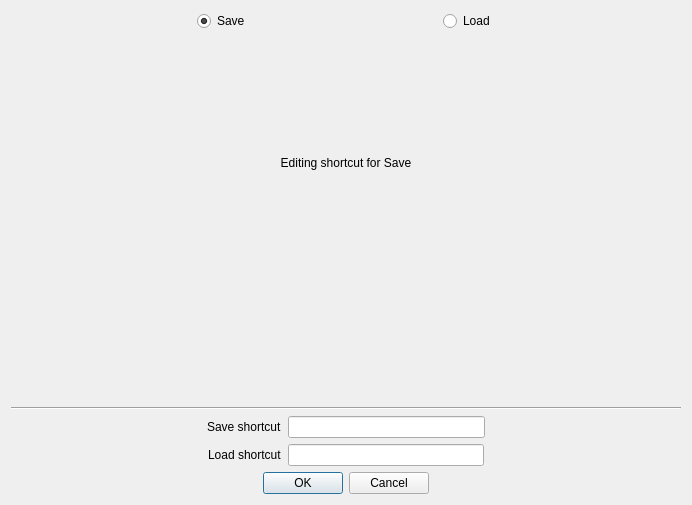
<?xml version="1.0" encoding="UTF-8"?>
<ui version="4.0">
 <class>ShortcutEditDialog</class>
 <widget class="QDialog" name="ShortcutEditDialog">
  <property name="geometry">
   <rect>
    <x>0</x>
    <y>0</y>
    <width>692</width>
    <height>505</height>
   </rect>
  </property>
  <property name="windowTitle">
   <string>Edit shortcut dialog</string>
  </property>
  <property name="locale">
   <locale language="English" country="UnitedStates"/>
  </property>
  <layout class="QVBoxLayout" name="verticalLayout">
   <item>
    <layout class="QHBoxLayout" name="horizontalLayout">
     <item>
      <spacer name="horizontalSpacer_9">
       <property name="orientation">
        <enum>Qt::Horizontal</enum>
       </property>
       <property name="sizeHint" stdset="0">
        <size>
         <width>40</width>
         <height>20</height>
        </size>
       </property>
      </spacer>
     </item>
     <item>
      <widget class="QRadioButton" name="saveRadioButton">
       <property name="text">
        <string>Save</string>
       </property>
       <property name="checked">
        <bool>true</bool>
       </property>
       <attribute name="buttonGroup">
        <string notr="true">chooseButtonGroup</string>
       </attribute>
      </widget>
     </item>
     <item>
      <spacer name="horizontalSpacer_11">
       <property name="orientation">
        <enum>Qt::Horizontal</enum>
       </property>
       <property name="sizeHint" stdset="0">
        <size>
         <width>40</width>
         <height>20</height>
        </size>
       </property>
      </spacer>
     </item>
     <item>
      <widget class="QRadioButton" name="loadRadioButton">
       <property name="text">
        <string>Load</string>
       </property>
       <attribute name="buttonGroup">
        <string notr="true">chooseButtonGroup</string>
       </attribute>
      </widget>
     </item>
     <item>
      <spacer name="horizontalSpacer_10">
       <property name="orientation">
        <enum>Qt::Horizontal</enum>
       </property>
       <property name="sizeHint" stdset="0">
        <size>
         <width>40</width>
         <height>20</height>
        </size>
       </property>
      </spacer>
     </item>
    </layout>
   </item>
   <item>
    <spacer name="verticalSpacer_2">
     <property name="orientation">
      <enum>Qt::Vertical</enum>
     </property>
     <property name="sizeHint" stdset="0">
      <size>
       <width>20</width>
       <height>40</height>
      </size>
     </property>
    </spacer>
   </item>
   <item>
    <widget class="QLabel" name="whoEditLabel">
     <property name="text">
      <string>Editing shortcut for Save</string>
     </property>
     <property name="alignment">
      <set>Qt::AlignCenter</set>
     </property>
    </widget>
   </item>
   <item>
    <layout class="QGridLayout" name="gridLayout">
     <item row="2" column="11">
      <spacer name="horizontalSpacer">
       <property name="orientation">
        <enum>Qt::Horizontal</enum>
       </property>
       <property name="sizeHint" stdset="0">
        <size>
         <width>40</width>
         <height>20</height>
        </size>
       </property>
      </spacer>
     </item>
     <item row="2" column="5">
      <spacer name="horizontalSpacer_3">
       <property name="orientation">
        <enum>Qt::Horizontal</enum>
       </property>
       <property name="sizeHint" stdset="0">
        <size>
         <width>40</width>
         <height>20</height>
        </size>
       </property>
      </spacer>
     </item>
     <item row="2" column="2">
      <spacer name="horizontalSpacer_2">
       <property name="orientation">
        <enum>Qt::Horizontal</enum>
       </property>
       <property name="sizeHint" stdset="0">
        <size>
         <width>40</width>
         <height>20</height>
        </size>
       </property>
      </spacer>
     </item>
     <item row="0" column="10" colspan="4">
      <widget class="QPushButton" name="RPushButton">
       <property name="sizePolicy">
        <sizepolicy hsizetype="Minimum" vsizetype="Preferred">
         <horstretch>0</horstretch>
         <verstretch>0</verstretch>
        </sizepolicy>
       </property>
       <property name="text">
        <string/>
       </property>
       <property name="icon">
        <iconset>
         <normalon>:/sfcbuttonR.png</normalon>
        </iconset>
       </property>
       <property name="iconSize">
        <size>
         <width>100</width>
         <height>50</height>
        </size>
       </property>
       <property name="checkable">
        <bool>true</bool>
       </property>
       <property name="flat">
        <bool>true</bool>
       </property>
       <attribute name="buttonGroup">
        <string notr="true">controllerButtonGroup</string>
       </attribute>
      </widget>
     </item>
     <item row="1" column="1" colspan="3">
      <widget class="QPushButton" name="upPushButton">
       <property name="text">
        <string/>
       </property>
       <property name="icon">
        <iconset>
         <normalon>:/sfcbuttonup.png</normalon>
        </iconset>
       </property>
       <property name="iconSize">
        <size>
         <width>50</width>
         <height>50</height>
        </size>
       </property>
       <property name="checkable">
        <bool>true</bool>
       </property>
       <property name="flat">
        <bool>true</bool>
       </property>
       <attribute name="buttonGroup">
        <string notr="true">controllerButtonGroup</string>
       </attribute>
      </widget>
     </item>
     <item row="1" column="10" colspan="3">
      <widget class="QPushButton" name="XPushButton">
       <property name="sizePolicy">
        <sizepolicy hsizetype="Minimum" vsizetype="Preferred">
         <horstretch>0</horstretch>
         <verstretch>0</verstretch>
        </sizepolicy>
       </property>
       <property name="text">
        <string/>
       </property>
       <property name="icon">
        <iconset>
         <normalon>:/sfcbuttonX.png</normalon>
        </iconset>
       </property>
       <property name="iconSize">
        <size>
         <width>50</width>
         <height>50</height>
        </size>
       </property>
       <property name="checkable">
        <bool>true</bool>
       </property>
       <property name="flat">
        <bool>true</bool>
       </property>
       <attribute name="buttonGroup">
        <string notr="true">controllerButtonGroup</string>
       </attribute>
      </widget>
     </item>
     <item row="2" column="0" colspan="2">
      <widget class="QPushButton" name="leftPushButton">
       <property name="text">
        <string/>
       </property>
       <property name="icon">
        <iconset>
         <normalon>:/sfcbuttonleft.png</normalon>
        </iconset>
       </property>
       <property name="iconSize">
        <size>
         <width>50</width>
         <height>50</height>
        </size>
       </property>
       <property name="checkable">
        <bool>true</bool>
       </property>
       <property name="flat">
        <bool>true</bool>
       </property>
       <attribute name="buttonGroup">
        <string notr="true">controllerButtonGroup</string>
       </attribute>
      </widget>
     </item>
     <item row="2" column="3" colspan="2">
      <widget class="QPushButton" name="rightPushButton">
       <property name="text">
        <string/>
       </property>
       <property name="icon">
        <iconset>
         <normalon>:/sfcbuttonright.png</normalon>
        </iconset>
       </property>
       <property name="iconSize">
        <size>
         <width>50</width>
         <height>50</height>
        </size>
       </property>
       <property name="checkable">
        <bool>true</bool>
       </property>
       <property name="flat">
        <bool>true</bool>
       </property>
       <attribute name="buttonGroup">
        <string notr="true">controllerButtonGroup</string>
       </attribute>
      </widget>
     </item>
     <item row="2" column="6">
      <widget class="QPushButton" name="selectPushButton">
       <property name="text">
        <string/>
       </property>
       <property name="icon">
        <iconset>
         <normalon>:/sfcbuttonselect.png</normalon>
        </iconset>
       </property>
       <property name="iconSize">
        <size>
         <width>80</width>
         <height>80</height>
        </size>
       </property>
       <property name="checkable">
        <bool>true</bool>
       </property>
       <property name="flat">
        <bool>true</bool>
       </property>
       <attribute name="buttonGroup">
        <string notr="true">controllerButtonGroup</string>
       </attribute>
      </widget>
     </item>
     <item row="2" column="7">
      <widget class="QPushButton" name="startPushButton">
       <property name="text">
        <string/>
       </property>
       <property name="icon">
        <iconset>
         <normalon>:/sfcbuttonstart.png</normalon>
        </iconset>
       </property>
       <property name="iconSize">
        <size>
         <width>80</width>
         <height>80</height>
        </size>
       </property>
       <property name="checkable">
        <bool>true</bool>
       </property>
       <property name="flat">
        <bool>true</bool>
       </property>
       <attribute name="buttonGroup">
        <string notr="true">controllerButtonGroup</string>
       </attribute>
      </widget>
     </item>
     <item row="2" column="9" colspan="2">
      <widget class="QPushButton" name="YPushButton">
       <property name="sizePolicy">
        <sizepolicy hsizetype="Minimum" vsizetype="Preferred">
         <horstretch>0</horstretch>
         <verstretch>0</verstretch>
        </sizepolicy>
       </property>
       <property name="text">
        <string/>
       </property>
       <property name="icon">
        <iconset>
         <normalon>:/sfcbuttonY.png</normalon>
        </iconset>
       </property>
       <property name="iconSize">
        <size>
         <width>50</width>
         <height>50</height>
        </size>
       </property>
       <property name="checkable">
        <bool>true</bool>
       </property>
       <property name="flat">
        <bool>true</bool>
       </property>
       <attribute name="buttonGroup">
        <string notr="true">controllerButtonGroup</string>
       </attribute>
      </widget>
     </item>
     <item row="2" column="12" colspan="3">
      <widget class="QPushButton" name="APushButton">
       <property name="sizePolicy">
        <sizepolicy hsizetype="Minimum" vsizetype="Preferred">
         <horstretch>0</horstretch>
         <verstretch>0</verstretch>
        </sizepolicy>
       </property>
       <property name="text">
        <string/>
       </property>
       <property name="icon">
        <iconset>
         <normalon>:/sfcbuttonA.png</normalon>
        </iconset>
       </property>
       <property name="iconSize">
        <size>
         <width>50</width>
         <height>50</height>
        </size>
       </property>
       <property name="checkable">
        <bool>true</bool>
       </property>
       <property name="flat">
        <bool>true</bool>
       </property>
       <attribute name="buttonGroup">
        <string notr="true">controllerButtonGroup</string>
       </attribute>
      </widget>
     </item>
     <item row="3" column="1" colspan="3">
      <widget class="QPushButton" name="downPushButton">
       <property name="text">
        <string/>
       </property>
       <property name="icon">
        <iconset>
         <normalon>:/sfcbuttondown.png</normalon>
        </iconset>
       </property>
       <property name="iconSize">
        <size>
         <width>50</width>
         <height>50</height>
        </size>
       </property>
       <property name="checkable">
        <bool>true</bool>
       </property>
       <property name="flat">
        <bool>true</bool>
       </property>
       <attribute name="buttonGroup">
        <string notr="true">controllerButtonGroup</string>
       </attribute>
      </widget>
     </item>
     <item row="3" column="10" colspan="3">
      <widget class="QPushButton" name="BPushButton">
       <property name="sizePolicy">
        <sizepolicy hsizetype="Minimum" vsizetype="Preferred">
         <horstretch>0</horstretch>
         <verstretch>0</verstretch>
        </sizepolicy>
       </property>
       <property name="text">
        <string/>
       </property>
       <property name="icon">
        <iconset>
         <normalon>:/sfcbuttonB.png</normalon>
        </iconset>
       </property>
       <property name="iconSize">
        <size>
         <width>50</width>
         <height>50</height>
        </size>
       </property>
       <property name="checkable">
        <bool>true</bool>
       </property>
       <property name="flat">
        <bool>true</bool>
       </property>
       <attribute name="buttonGroup">
        <string notr="true">controllerButtonGroup</string>
       </attribute>
      </widget>
     </item>
     <item row="2" column="8">
      <spacer name="horizontalSpacer_4">
       <property name="orientation">
        <enum>Qt::Horizontal</enum>
       </property>
       <property name="sizeHint" stdset="0">
        <size>
         <width>40</width>
         <height>20</height>
        </size>
       </property>
      </spacer>
     </item>
     <item row="0" column="2">
      <widget class="QPushButton" name="LPushButton">
       <property name="text">
        <string/>
       </property>
       <property name="icon">
        <iconset>
         <normalon>:/sfcbuttonL.png</normalon>
        </iconset>
       </property>
       <property name="iconSize">
        <size>
         <width>100</width>
         <height>50</height>
        </size>
       </property>
       <property name="checkable">
        <bool>true</bool>
       </property>
       <property name="flat">
        <bool>true</bool>
       </property>
       <attribute name="buttonGroup">
        <string notr="true">controllerButtonGroup</string>
       </attribute>
      </widget>
     </item>
    </layout>
   </item>
   <item>
    <spacer name="verticalSpacer">
     <property name="orientation">
      <enum>Qt::Vertical</enum>
     </property>
     <property name="sizeHint" stdset="0">
      <size>
       <width>20</width>
       <height>40</height>
      </size>
     </property>
    </spacer>
   </item>
   <item>
    <widget class="Line" name="line_2">
     <property name="orientation">
      <enum>Qt::Horizontal</enum>
     </property>
    </widget>
   </item>
   <item>
    <layout class="QHBoxLayout" name="horizontalLayout_2">
     <item>
      <spacer name="horizontalSpacer_13">
       <property name="orientation">
        <enum>Qt::Horizontal</enum>
       </property>
       <property name="sizeHint" stdset="0">
        <size>
         <width>40</width>
         <height>20</height>
        </size>
       </property>
      </spacer>
     </item>
     <item>
      <widget class="QLabel" name="label_2">
       <property name="text">
        <string>Save shortcut</string>
       </property>
      </widget>
     </item>
     <item>
      <widget class="QLineEdit" name="saveLineEdit">
       <property name="readOnly">
        <bool>true</bool>
       </property>
      </widget>
     </item>
     <item>
      <spacer name="horizontalSpacer_12">
       <property name="orientation">
        <enum>Qt::Horizontal</enum>
       </property>
       <property name="sizeHint" stdset="0">
        <size>
         <width>40</width>
         <height>20</height>
        </size>
       </property>
      </spacer>
     </item>
    </layout>
   </item>
   <item>
    <layout class="QHBoxLayout" name="horizontalLayout_3">
     <item>
      <spacer name="horizontalSpacer_14">
       <property name="orientation">
        <enum>Qt::Horizontal</enum>
       </property>
       <property name="sizeHint" stdset="0">
        <size>
         <width>40</width>
         <height>20</height>
        </size>
       </property>
      </spacer>
     </item>
     <item>
      <widget class="QLabel" name="label">
       <property name="text">
        <string>Load shortcut</string>
       </property>
      </widget>
     </item>
     <item>
      <widget class="QLineEdit" name="loadLineEdit">
       <property name="readOnly">
        <bool>true</bool>
       </property>
      </widget>
     </item>
     <item>
      <spacer name="horizontalSpacer_15">
       <property name="orientation">
        <enum>Qt::Horizontal</enum>
       </property>
       <property name="sizeHint" stdset="0">
        <size>
         <width>40</width>
         <height>20</height>
        </size>
       </property>
      </spacer>
     </item>
    </layout>
   </item>
   <item>
    <widget class="QDialogButtonBox" name="buttonBox">
     <property name="orientation">
      <enum>Qt::Horizontal</enum>
     </property>
     <property name="standardButtons">
      <set>QDialogButtonBox::Cancel|QDialogButtonBox::Ok</set>
     </property>
     <property name="centerButtons">
      <bool>true</bool>
     </property>
    </widget>
   </item>
  </layout>
 </widget>
 <resources/>
 <connections>
  <connection>
   <sender>buttonBox</sender>
   <signal>accepted()</signal>
   <receiver>ShortcutEditDialog</receiver>
   <slot>accept()</slot>
   <hints>
    <hint type="sourcelabel">
     <x>248</x>
     <y>254</y>
    </hint>
    <hint type="destinationlabel">
     <x>157</x>
     <y>274</y>
    </hint>
   </hints>
  </connection>
  <connection>
   <sender>buttonBox</sender>
   <signal>rejected()</signal>
   <receiver>ShortcutEditDialog</receiver>
   <slot>reject()</slot>
   <hints>
    <hint type="sourcelabel">
     <x>316</x>
     <y>260</y>
    </hint>
    <hint type="destinationlabel">
     <x>286</x>
     <y>274</y>
    </hint>
   </hints>
  </connection>
 </connections>
 <buttongroups>
  <buttongroup name="chooseButtonGroup"/>
  <buttongroup name="controllerButtonGroup">
   <property name="exclusive">
    <bool>false</bool>
   </property>
  </buttongroup>
 </buttongroups>
</ui>
